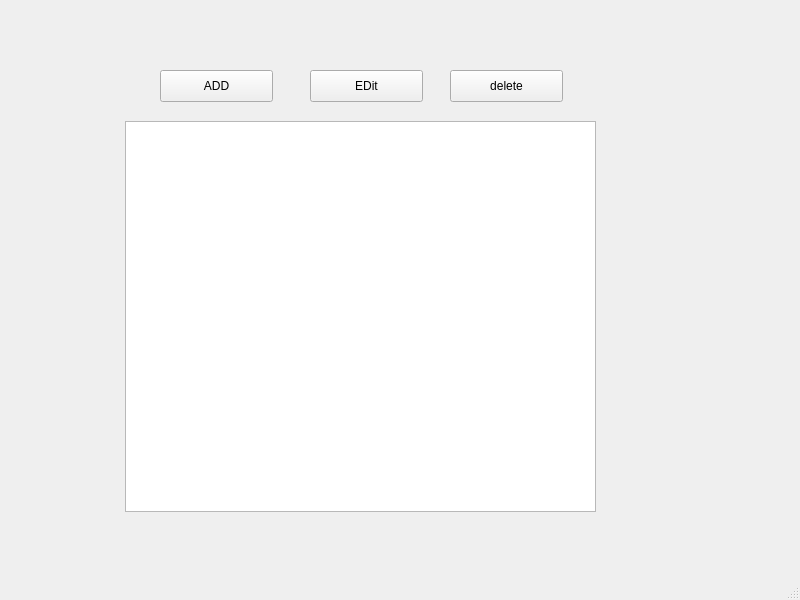
<?xml version="1.0" encoding="UTF-8"?>
<ui version="4.0">
 <class>MainWindow</class>
 <widget class="QMainWindow" name="MainWindow">
  <property name="geometry">
   <rect>
    <x>0</x>
    <y>0</y>
    <width>800</width>
    <height>600</height>
   </rect>
  </property>
  <property name="windowTitle">
   <string>MainWindow</string>
  </property>
  <widget class="QWidget" name="centralwidget">
   <widget class="QListWidget" name="listObject">
    <property name="geometry">
     <rect>
      <x>125</x>
      <y>121</y>
      <width>471</width>
      <height>391</height>
     </rect>
    </property>
   </widget>
   <widget class="QPushButton" name="pushButton_add">
    <property name="geometry">
     <rect>
      <x>160</x>
      <y>70</y>
      <width>113</width>
      <height>32</height>
     </rect>
    </property>
    <property name="text">
     <string>ADD</string>
    </property>
   </widget>
   <widget class="QPushButton" name="pushButton_edit">
    <property name="geometry">
     <rect>
      <x>310</x>
      <y>70</y>
      <width>113</width>
      <height>32</height>
     </rect>
    </property>
    <property name="text">
     <string>EDit</string>
    </property>
   </widget>
   <widget class="QPushButton" name="pushButton_delete">
    <property name="geometry">
     <rect>
      <x>450</x>
      <y>70</y>
      <width>113</width>
      <height>32</height>
     </rect>
    </property>
    <property name="text">
     <string>delete</string>
    </property>
   </widget>
  </widget>
  <widget class="QMenuBar" name="menubar">
   <property name="geometry">
    <rect>
     <x>0</x>
     <y>0</y>
     <width>800</width>
     <height>24</height>
    </rect>
   </property>
  </widget>
  <widget class="QStatusBar" name="statusbar"/>
 </widget>
 <resources/>
 <connections/>
</ui>
